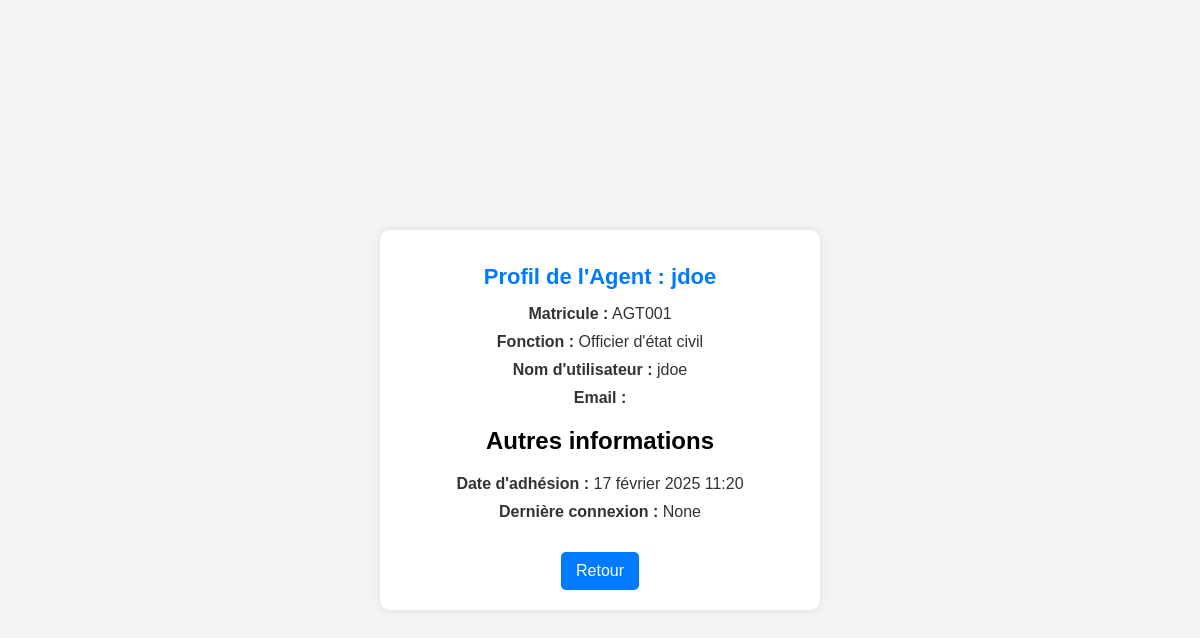
Screenshot of /agent/3/profil/ (signed in) with the database file from the repository.
### etat_civil/models.py (models this page shows, shortened)
class AgentMunicipal(AbstractUser):
    matricule = models.CharField(max_length=20, unique=True)
    fonction = models.CharField(max_length=100)
    groups = models.ManyToManyField(
        Group,
        related_name='agentmunicipal_set',  #  nom unique
        blank=True,
    )
    user_permissions = models.ManyToManyField(
        Permission,
        related_name='agentmunicipal_permissions',  #  nom unique
        blank=True,
    )

### etat_civil/views.py (the view)
# urls.py: path('agent/<int:id>/profil/', views.agent_profil, name='agent_profil'),
@login_required
def agent_profil(request, id):
    agent = get_object_or_404(AgentMunicipal, pk=id)
    return render(request, 'agent_profil.html', {'agent': agent})

### etat_civil/templates/agent_profil.html (shortened to what this page needs)
<!DOCTYPE html>
<html lang="fr">
<head>
</head>
<body>
    <div class="container">
        <h1>Profil de l'Agent : {{ agent.username }}</h1>
        <p><strong>Matricule :</strong> {{ agent.matricule }}</p>
        <p><strong>Fonction :</strong> {{ agent.fonction }}</p>
        <p><strong>Nom d'utilisateur :</strong> {{ agent.username }}</p>
        <p><strong>Email :</strong> {{ agent.email }}</p>
        <h2>Autres informations</h2>
        <ul>
            <li><strong>Date d'adhésion :</strong> {{ agent.date_joined }}</li>
            <li><strong>Dernière connexion :</strong> {{ agent.last_login }}</li>
        </ul>
        <a href="{% url 'dashboard' %}">Retour</a>
    </div>
</body>
</html>

### etat_civil/templates/agent_profil.html (style rules this page uses)
body { font-family: Arial, sans-serif; background-color: #f4f4f4; margin: 0; padding: 20px; display: flex; justify-content: center; align-items: center; height: 100vh; }
.container { background: #fff; padding: 20px; border-radius: 10px; box-shadow: 0 0 10px rgba(0, 0, 0, 0.1); max-width: 400px; width: 100%; text-align: center; }
h1 { color: #007bff; font-size: 22px; margin-bottom: 15px; }
p, li { font-size: 16px; color: #333; margin: 10px 0; }
ul { list-style: none; padding: 0; }
a { display: inline-block; margin-top: 15px; padding: 10px 15px; background: #007bff; color: white; text-decoration: none; border-radius: 5px; }

### rows the page displays
AgentMunicipal: username "jdoe", matricule "AGT001", fonction "Officier d'état civil", date_joined "17 février 2025 11:20", last_login "None"
